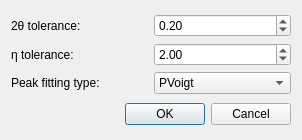
<?xml version="1.0" encoding="UTF-8"?>
<ui version="4.0">
 <class>powder_calibration_dialog</class>
 <widget class="QDialog" name="powder_calibration_dialog">
  <property name="geometry">
   <rect>
    <x>0</x>
    <y>0</y>
    <width>302</width>
    <height>140</height>
   </rect>
  </property>
  <layout class="QVBoxLayout" name="verticalLayout_2">
   <item>
    <layout class="QGridLayout" name="gridLayout">
     <item row="1" column="1">
      <widget class="QDoubleSpinBox" name="eta_tolerance">
       <property name="maximum">
        <double>1000.000000000000000</double>
       </property>
       <property name="singleStep">
        <double>0.100000000000000</double>
       </property>
       <property name="value">
        <double>2.000000000000000</double>
       </property>
      </widget>
     </item>
     <item row="1" column="0">
      <widget class="QLabel" name="eta_label">
       <property name="text">
        <string>η tolerance:</string>
       </property>
      </widget>
     </item>
     <item row="0" column="0">
      <widget class="QLabel" name="tth_label">
       <property name="text">
        <string>2θ tolerance:</string>
       </property>
      </widget>
     </item>
     <item row="0" column="1">
      <widget class="QDoubleSpinBox" name="tth_tolerance">
       <property name="maximum">
        <double>1000.000000000000000</double>
       </property>
       <property name="singleStep">
        <double>0.100000000000000</double>
       </property>
       <property name="value">
        <double>0.200000000000000</double>
       </property>
      </widget>
     </item>
     <item row="2" column="1">
      <widget class="QComboBox" name="peak_fit_type">
       <item>
        <property name="text">
         <string>PVoigt</string>
        </property>
       </item>
       <item>
        <property name="text">
         <string>Gaussian</string>
        </property>
       </item>
      </widget>
     </item>
     <item row="2" column="0">
      <widget class="QLabel" name="label">
       <property name="text">
        <string>Peak fitting type:</string>
       </property>
      </widget>
     </item>
    </layout>
   </item>
   <item>
    <widget class="QDialogButtonBox" name="button_box">
     <property name="standardButtons">
      <set>QDialogButtonBox::Cancel|QDialogButtonBox::Ok</set>
     </property>
     <property name="centerButtons">
      <bool>false</bool>
     </property>
    </widget>
   </item>
  </layout>
 </widget>
 <tabstops>
  <tabstop>tth_tolerance</tabstop>
  <tabstop>eta_tolerance</tabstop>
  <tabstop>peak_fit_type</tabstop>
 </tabstops>
 <resources/>
 <connections>
  <connection>
   <sender>button_box</sender>
   <signal>accepted()</signal>
   <receiver>powder_calibration_dialog</receiver>
   <slot>accept()</slot>
   <hints>
    <hint type="sourcelabel">
     <x>217</x>
     <y>205</y>
    </hint>
    <hint type="destinationlabel">
     <x>217</x>
     <y>113</y>
    </hint>
   </hints>
  </connection>
  <connection>
   <sender>button_box</sender>
   <signal>rejected()</signal>
   <receiver>powder_calibration_dialog</receiver>
   <slot>reject()</slot>
   <hints>
    <hint type="sourcelabel">
     <x>217</x>
     <y>205</y>
    </hint>
    <hint type="destinationlabel">
     <x>217</x>
     <y>113</y>
    </hint>
   </hints>
  </connection>
 </connections>
</ui>
